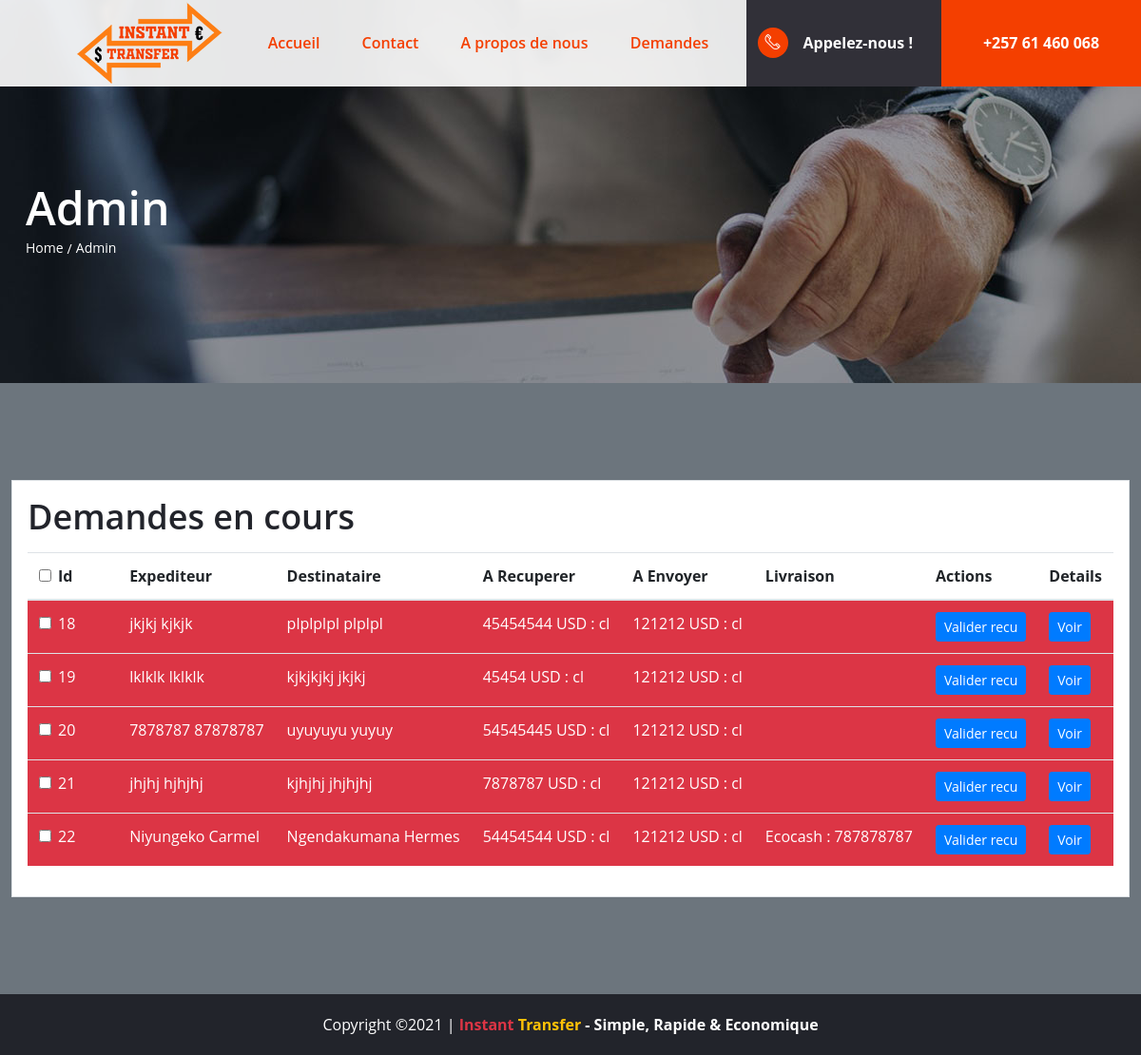
Page /converter/requests/ (signed in) on the earlier database version.
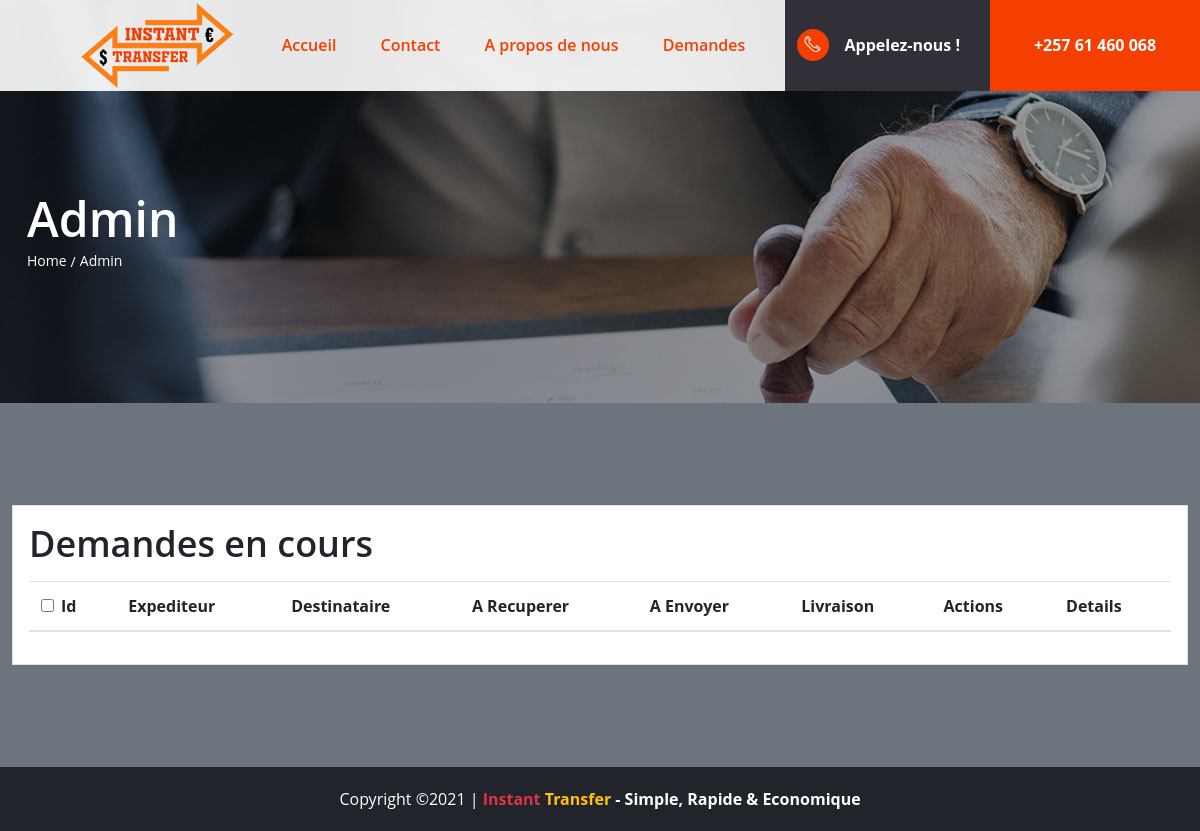
Same page on the later database version.
### currencyConverter/models.py (models this page shows, shortened)
class Tracking(models.Model):
	currency_in = models.ForeignKey(Country, related_name='curr_in', on_delete=models.CASCADE)
	currency_out = models.ForeignKey(Country, related_name='curr_out', on_delete=models.CASCADE)
	amount_in = models.FloatField()
	amount_out = models.FloatField()
	amount_in_recieve = models.FloatField(null=True)
	amount_out_deliver = models.FloatField(null=True)
	name_sender = models.CharField(max_length=100)
	subname_sender = models.CharField(max_length=100)
	email_sender = models.EmailField()
	phone_sender = models.CharField(max_length=100)
	name_reciever = models.CharField(max_length=100)
	subname_reciever = models.CharField(max_length=100)
	email_reciever = models.EmailField()
	phone_reciever = models.CharField(max_length=100)
	lumicash = models.FloatField(null=True, blank=True)
	lumicash_holder = models.CharField(max_length=100)
	ecocash = models.FloatField(null=True, blank=True)
	ecocash_holder = models.CharField(max_length=100)
	tel_livraison = models.IntegerField(null=True, blank=True)
	account_number = models.IntegerField(null=True, blank=True)
	account_holder = models.CharField(max_length=100)
	bank_name = models.CharField(max_length=150)
	validated1 = models.BooleanField(default=False)
	motif_validated1 = models.TextField(blank=True, null=True, default='Rien')
	validated2 = models.BooleanField(default=False)
	date = models.DateField(default=timezone.now)
	def senderFullName(self):
		return self.name_sender+' '+self.subname_sender
	def recieverFullName(self):
		return self.name_reciever+' '+self.subname_reciever
	def montantDepart(self):
		return f"{self.amount_in} {self.currency_in.currency}"
	def montantRecuAdmin(self):
		return f"{self.amount_in_recieve} {self.currency_in.currency}"
	def montantArriveAdmin(self):
		return f"{self.amount_out_deliver} {self.currency_out.currency}"
	def montantArrive(self):
		return f"{self.amount_out} {self.currency_out.currency}"

class Country(models.Model):
	name = models.CharField(max_length=20)
	currency = models.CharField(max_length=20)
	usd_value = models.CharField(max_length=20)

### currencyConverter/views.py (the view)
# urls.py: path('requests/', views.requests, name='requests'),
@login_required(login_url=('login'))
def requests(request):
	trackings = Tracking.objects.all()
	return render(request, 'requests.html', locals())

### currencyConverter/templates/requests.html (shortened to what the changed rows need)
{% extends 'index.html' %}
{% load static %}
{% block banner %}
    <section class="page-top-section set-bg" data-setbg="{% static 'img/page-top-bg/4.jpg' %} ">
        <div class="container">
            <h2>Admin</h2>
        </div>
    </section>
{% endblock banner %}
{% block content %}
<section class="admin-section spad bg-secondary">
        <div class="container p-3 bg-white border">
                <div class="table-responsive">
                  <h2 class="sub-header mb-3">Demandes en cours</h2>
                    <table class="table table-striped table-hover">
                      <thead>
                        <tr>
                            <th >
                                <div class="form-check">
                                    <input type="checkbox" class="form-check-input checkAll">
                                    <label class="form-check-label">Id</label>
                                </div>
                            </th>
                            <th>Expediteur</th>
                            <th>Destinataire</th>
                            <th>A Recuperer</th>
                            <th>A Envoyer</th>
                            <th>Livraison</th>
                            <th>Actions</th>
                            <th>Details</th>
                        </tr>
                      </thead>
                      <tbody>
        	                {% for tracking in trackings %}
                            <tr {% if tracking.amount_in != tracking.amount_in_recieve %}
                                class="bg-danger text-white"
                            {% endif %}>
                                <td class="col-md-1">
                                    <div class="form-check">
                                        <input type="checkbox" class="form-check-input">
                                        <label class="form-check-label">{{ tracking.id }}</label>
                                    </div>
                                </td>
                                <td >{{ tracking.senderFullName }}</td>
                                <td >{{ tracking.recieverFullName }}</td>
                                <td >
                                    {% if not tracking.amount_in_recieve %}
                                        {{ tracking.montantDepart }} : cl
                                    {% else %}
                                        {{ tracking.montantRecuAdmin }}
                                    {% endif %}
                                </td>
                                <td >
                                    {% if tracking.amount_out_deliver  %}
                                        {{ tracking.montantArriveAdmin }}
                                    {% else %}
                                        {{ tracking.montantArrive }} : cl
                                    {% endif %}
                                </td>
                                <td >
                                    {% if tracking.ecocash %}
                                        Ecocash : {{ tracking.ecocash }}
                                    {% endif %}
                                </td>
                                <td >
                                    {% if  not tracking.validated1 %}
                                        <a href="{% url 'recu' tracking.id %}" class="btn btn-primary btn-sm">Valider recu</a>
                                    {% endif %}
                                    </td>
                                <td >
                                    <button type="button" class="btn btn-primary btn-sm" data-toggle="modal" data-target="#pendingModal{{ tracking.id }}">
                                Voir
                              </button>
                                </td>
                            </tr>
                           {% endfor %}
                      </tbody>
                    </table>
                </div>
        </div>
</section>
{% endblock content %}

Differences in the rows shown:
removed Tracking: id "18", senderFullName "jkjkj kjkjk", recieverFullName "plplplpl plplpl", montantDepart "45454544 USD", montantArrive "121212 USD", validated1 "Valider recu"
removed Tracking: id "19", senderFullName "lklklk lklklk", recieverFullName "kjkjkjkj jkjkj", montantDepart "45454 USD", montantArrive "121212 USD", validated1 "Valider recu"
removed Tracking: id "20", senderFullName "7878787 87878787", recieverFullName "uyuyuyu yuyuy", montantDepart "54545445 USD", montantArrive "121212 USD", validated1 "Valider recu"
removed Tracking: id "21", senderFullName "jhjhj hjhjhj", recieverFullName "kjhjhj jhjhjhj", montantDepart "7878787 USD", montantArrive "121212 USD", validated1 "Valider recu"
removed Tracking: id "22", senderFullName "Niyungeko Carmel", recieverFullName "Ngendakumana Hermes", montantDepart "54454544 USD", montantArrive "121212 USD", ecocash "787878787", validated1 "Valider recu"
